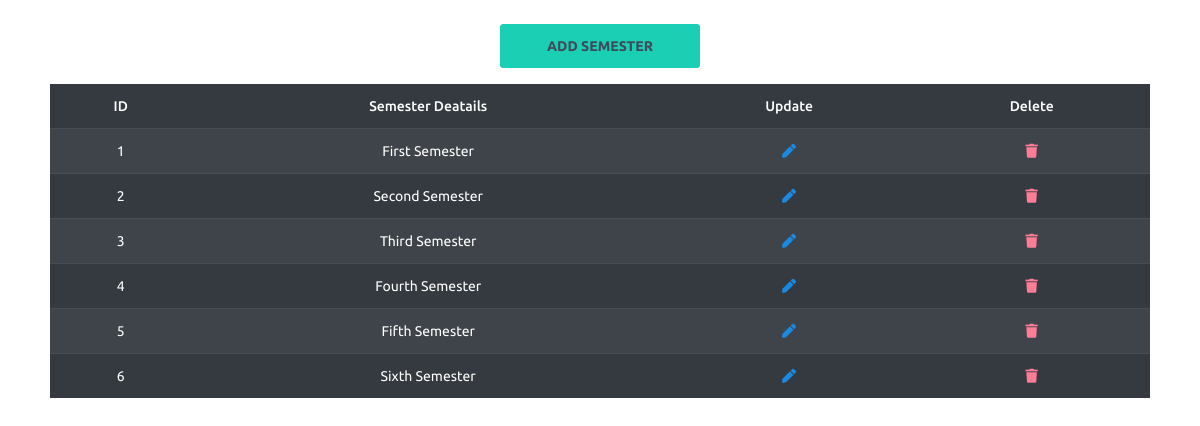
Page /finalproject1/civil/viewsub.php on the committed database.
### tables this page shows
CREATE TABLE `mst_subject` (
  `sub_id` int(5) NOT NULL,
  `sub_name` varchar(25) DEFAULT NULL
);

### finalproject1/civil/viewsub.php (the view, shortened to what this page needs)
<!DOCTYPE HTML PUBLIC "-//W3C//DTD HTML 4.01 Transitional//EN" "http://www.w3.org/TR/html4/loose.dtd">
<html>
<head>
<link rel="stylesheet" href="../assets/vendors/mdi/css/materialdesignicons.min.css">
<link rel="stylesheet" href="../assets/vendors/css/vendor.bundle.base.css">
<link rel="stylesheet" href="../assets/css/main.css">
<link rel="stylesheet" href="../assets/css/style.css">
<link rel="stylesheet" href="https://cdnjs.cloudflare.com/ajax/libs/font-awesome/5.15.3/css/all.min.css" />
</head>
<body class="bg-white">
	<?php
	include("dbcon.php");
	?>
<a class='text-decoration-none text-dark' href='subadd.php'><button class="btn btn-success text-dark d-block mx-auto mt-4 col-xl-2 col-lg-4 col-md-8 col-md-5">ADD SEMESTER</button></a>
	<div class="container">
		<table class="mt-3 table table-striped table-dark text-center border-3 table-responsive-sm"style="width:100%;">
			<thead class="thead-dark">
			<tr>
				<th>ID</th>
				<th>Semester Deatails </th>
				<th>Update</th>
				<th>Delete</th>
			</tr>
			</thead>
			<tbody>
			<?php
				$sql=mysqli_query($con,"select * from mst_subject");
				while($result=mysqli_fetch_assoc($sql)){
			?>
			<tr>
				<td><?php echo $result['sub_id']; ?></td>
				<td><?php echo $result['sub_name']; ?></td>
				<td><a href='subupdate.php?sub_id=$id'><i class="fas fa-pen text-info"></i></a></td>
				<td><a href='subdelete.php?sub_id=$id'><i class="fas fa-trash text-danger"></i></a></td>
			</tr>
				<?php } ?>
			</tbody>
		</table>
	</div>
</body>
</html>

### finalproject1/assets/css/main.css (style rules this page uses)
body { margin-top:20px; color: #1a202c; text-align: left; background-color: #f2edf3 !important; }
.container { display: flex; }

### rows in the picture
mst_subject: sub_id "1", sub_name "First Semester"
mst_subject: sub_id "2", sub_name "Second Semester"
mst_subject: sub_id "3", sub_name "Third Semester"
mst_subject: sub_id "4", sub_name "Fourth Semester"
mst_subject: sub_id "5", sub_name "Fifth Semester"
mst_subject: sub_id "6", sub_name "Sixth Semester"
